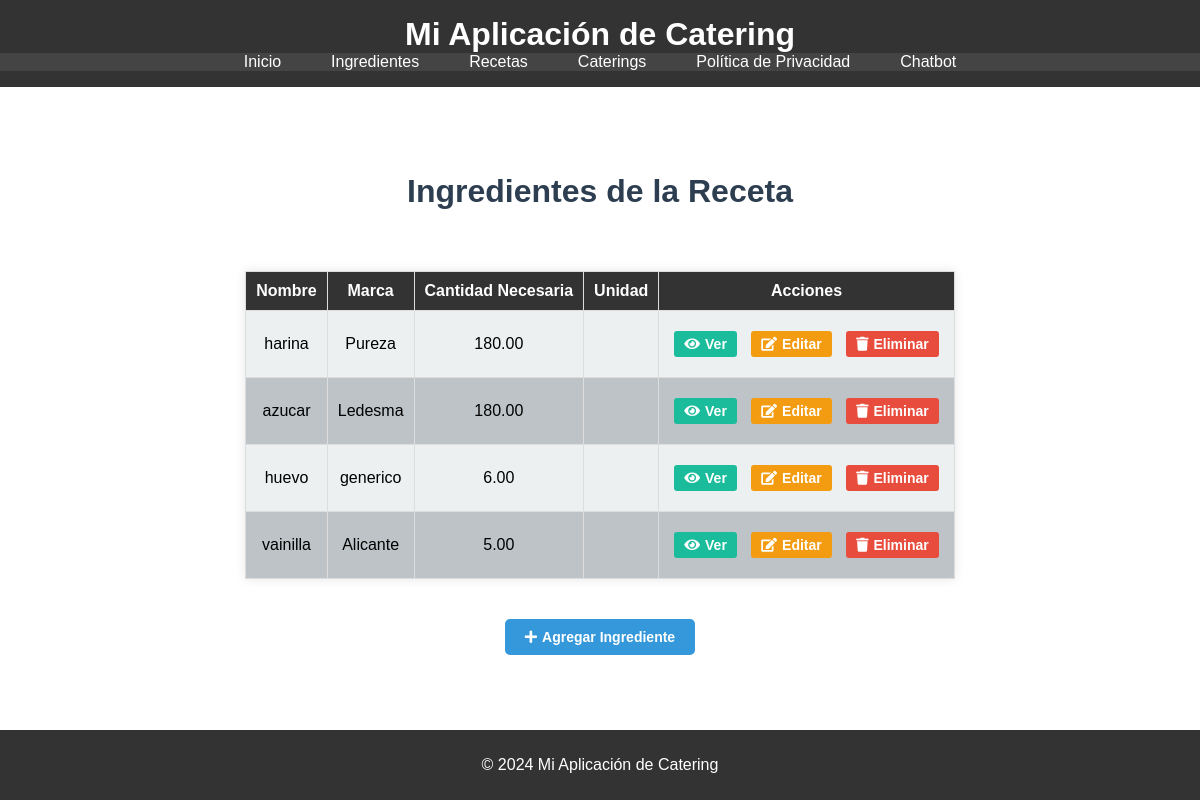
The app's page /calculos/recetas/3/ingredientes/ with its own data.
### calculos/models.py (models this page shows, shortened)
class RecetaIngrediente(models.Model):
    receta = models.ForeignKey(
        Receta, on_delete=models.CASCADE, related_name="ingredientes")
    ingrediente = models.ForeignKey(
        Ingrediente, on_delete=models.CASCADE, related_name="recetas")
    cantidad_necesaria = models.DecimalField(max_digits=10, decimal_places=2)

class Ingrediente(models.Model):
    nombre = models.CharField(max_length=100)
    marca = models.CharField(max_length=50, blank=True, null=True)
    cantidad = models.DecimalField(max_digits=10, decimal_places=2)
    unidad = models.CharField(max_length=100, default='ejemplo: gramos')
    precio = models.DecimalField(max_digits=10, decimal_places=2)

### calculos/views.py (the view)
# urls.py: path('recetas/<int:receta_id>/ingredientes/', views.lista_ingredientes_receta, name='lista_ingredientes_receta'),
def lista_ingredientes_receta(request, receta_id):
    receta = get_object_or_404(Receta, pk=receta_id)
    ingredientes = RecetaIngrediente.objects.filter(receta=receta)
    return render(request, 'calculos/lista_ingredientes_receta.html', {
        'receta': receta,
        'receta_id': receta.id,  # Asegurarse de pasar el ID
        'ingredientes': ingredientes,
    })

### templates/calculos/lista_ingredientes_receta.html
{% extends 'base.html' %}
{% block content %}
<h1 style="color: #2c3e50;">Ingredientes de la Receta</h1>
<div class="responsive-table" style="margin-top: 20px;">
    <table style="width: 100%; border-collapse: collapse;">
        <thead>
            <tr style="background-color: #34495e; color: white;">
                <th style="padding: 10px;">Nombre</th>
                <th style="padding: 10px;">Marca</th>
                <th style="padding: 10px;">Cantidad Necesaria</th>
                <th style="padding: 10px;">Unidad</th>
                <th style="padding: 10px;">Acciones</th>
            </tr>
        </thead>
        <tbody>
            {% for ingrediente in ingredientes %}
            <tr style="background-color: {% cycle '#ecf0f1' '#bdc3c7' %};">
                <td data-label="Nombre" style="padding: 10px;">{{ ingrediente.ingrediente.nombre }}</td>
                <td data-label="Marca" style="padding: 10px;">{{ ingrediente.ingrediente.marca }}</td>
                <td data-label="Cantidad Necesaria" style="padding: 10px;">{{ ingrediente.cantidad_necesaria }}</td>
                <td data-label="Unidad" style="padding: 10px;">{{ ingrediente.unidad }}</td>
                <td data-label="Acciones" style="padding: 10px;">
                    <a href="{% url 'detalle_ingrediente_receta' ingrediente.id %}" class="btn btn-info" style="background-color: #1abc9c; color: white; padding: 5px 10px; border-radius: 3px; text-decoration: none; font-size: 14px;">
                        <i class="fas fa-eye"></i> Ver
                    </a>
                    <a href="{% url 'editar_ingrediente_receta' ingrediente.id %}" class="btn btn-warning" style="background-color: #f39c12; color: white; padding: 5px 10px; border-radius: 3px; text-decoration: none; font-size: 14px;">
                        <i class="fas fa-edit"></i> Editar
                    </a>
                    <a href="{% url 'eliminar_ingrediente_receta' ingrediente.id %}" class="btn btn-danger" style="background-color: #e74c3c; color: white; padding: 5px 10px; border-radius: 3px; text-decoration: none; font-size: 14px;" onclick="return confirm('¿Está seguro de eliminar este ingrediente?');">
                        <i class="fas fa-trash"></i> Eliminar
                    </a>
                </td>
            </tr>
            {% endfor %}
        </tbody>
    </table>
</div>
<a href="{% url 'agregar_ingrediente_receta' receta_id %}" class="btn btn-primary" style="background-color: #3498db; color: white; padding: 10px 20px; border-radius: 5px; text-decoration: none; font-weight: bold; margin-top: 20px;">
    <i class="fas fa-plus"></i> Agregar Ingrediente
</a>
{% endblock %}

### static/style.css (style rules this page uses)
body { display: flex; flex-direction: column; min-height: 100vh; margin: 0; font-family: Arial, sans-serif; }
table { width: 100%; border-collapse: collapse; margin: 20px 0; background-color: white; box-shadow: 0 0 10px rgba(0, 0, 0, 0.1); }
table th, table td { border: 1px solid #ddd; padding: 10px; text-align: center; }
table th { background-color: #333; color: white; }
table tr:nth-child(even) { background-color: #f9f9f9; }
a.button, .btn { display: inline-flex; align-items: center; justify-content: center; background-color: #333; color: white; padding: 10px 15px; border-radius: 5px; text-decoration: none; font-size: 14px; font-weight: bold; margin: 10px 5px; transition: background-color 0.3s ease; }
a.btn-primary { background-color: #3498db; }
a.btn-info { background-color: #1abc9c; }
a.btn-warning { background-color: #f39c12; }
a.btn-danger { background-color: #e74c3c; }
i { margin-right: 5px; }

### records on screen
RecetaIngrediente: ingrediente.nombre "harina", ingrediente.marca "Pureza", cantidad_necesaria "180.00"
RecetaIngrediente: ingrediente.nombre "azucar", ingrediente.marca "Ledesma", cantidad_necesaria "180.00"
RecetaIngrediente: ingrediente.nombre "huevo", ingrediente.marca "generico", cantidad_necesaria "6.00"
RecetaIngrediente: ingrediente.nombre "vainilla", ingrediente.marca "Alicante", cantidad_necesaria "5.00"
